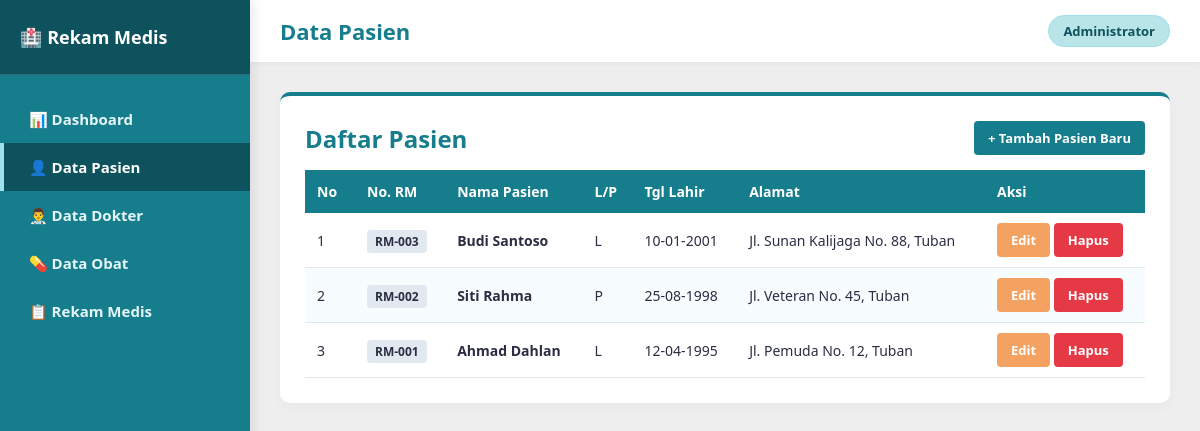
Screenshot of /pasien/index.php with the database file from the repository.
### tables this page shows
CREATE TABLE pasien (
    id_pasien INT AUTO_INCREMENT PRIMARY KEY,
    no_rm VARCHAR(20) NOT NULL,
    nama_pasien VARCHAR(100) NOT NULL,
    jenis_kelamin ENUM('L', 'P') NOT NULL,
    tanggal_lahir DATE NOT NULL,
    alamat TEXT NOT NULL
);

### pasien/index.php (the view, shortened to what this page needs)
<?php
include '../koneksi.php';
?>
<!DOCTYPE html>
<html lang="id">
<head>
    <link rel="stylesheet" href="../style.css">
</head>
<body>
    <aside class="sidebar">
        <div class="sidebar-header">
            <h2>🏥 Rekam Medis</h2>
        </div>
        <ul class="sidebar-menu">
            <li><a href="../index.php">📊 Dashboard</a></li>
            <li><a href="index.php" class="active">👤 Data Pasien</a></li>
            <li><a href="../dokter/index.php">👨‍⚕️ Data Dokter</a></li>
            <li><a href="../obat/index.php">💊 Data Obat</a></li>
            <li><a href="../rekam_medis/index.php">📋 Rekam Medis</a></li>
        </ul>
    </aside>
    <main class="main-content">
        <div class="top-bar">
            <h1>Data Pasien</h1>
            <span class="user-badge">Administrator</span>
        </div>
        <div class="card">
            <div style="display: flex; justify-content: space-between; align-items: center; margin-bottom: 15px;">
                <h2 style="border: none; margin: 0; padding: 0;">Daftar Pasien</h2>
                <a href="tambah.php" class="btn">+ Tambah Pasien Baru</a>
            </div>
            <table>
                <thead>
                    <tr>
                        <th style="width: 50px;">No</th>
                        <th>No. RM</th>
                        <th>Nama Pasien</th>
                        <th>L/P</th>
                        <th>Tgl Lahir</th>
                        <th>Alamat</th>
                        <th style="width: 160px;">Aksi</th>
                    </tr>
                </thead>
                <tbody>
                    <?php
                    $no = 1;
                    $query = mysqli_query($conn, "SELECT * FROM pasien ORDER BY id_pasien DESC");
                    if (mysqli_num_rows($query) > 0) {
                        while ($d = mysqli_fetch_assoc($query)) {
                    ?>
                    <tr>
                        <td><?= $no++ ?></td>
                        <td><span style="background: #e2e8f0; padding: 3px 8px; border-radius: 4px; font-weight: 600; font-size: 12px;"><?= $d['no_rm'] ?></span></td>
                        <td><b><?= $d['nama_pasien'] ?></b></td>
                        <td><?= $d['jenis_kelamin'] ?></td>
                        <td><?= date('d-m-Y', strtotime($d['tanggal_lahir'])) ?></td>
                        <td><?= $d['alamat'] ?></td>
                        <td>
                            <a href="edit.php?id=<?= $d['id_pasien'] ?>" class="btn btn-warning">Edit</a>
                            <a href="hapus.php?id=<?= $d['id_pasien'] ?>" onclick="return confirm('Yakin ingin menghapus data pasien ini?')" class="btn btn-danger">Hapus</a>
                        </td>
                    </tr>
                    <?php
                        }
                    } else {
                        echo "<tr><td colspan='7' style='text-align:center;'>Belum ada data pasien.</td></tr>";
                    }
                    ?>
                </tbody>
            </table>
        </div>
    </main>
</body>
</html>

### style.css (style rules this page uses)
:root { --primary: #167D8D; --primary-dark: #0E525D; --secondary: #A0E0EF; --accent-light: #B9E4E8; --light-bg: #EEEEEE; --card-bg: #ffffff; --text-color: #2b2d42; --danger: #e63946; --warning: #f4a261; --sidebar-width: 250px; }
* { box-sizing: border-box; }
body { font-family: 'Segoe UI', Tahoma, Geneva, Verdana, sans-serif; background-color: var(--light-bg); color: var(--text-color); margin: 0; padding: 0; display: flex; min-height: 100vh; }
.sidebar { width: var(--sidebar-width); background-color: var(--primary); color: white; position: fixed; top: 0; bottom: 0; left: 0; display: flex; flex-direction: column; box-shadow: 4px 0 10px rgba(0,0,0,0.08); z-index: 100; }
.sidebar-header { padding: 25px 20px; background-color: var(--primary-dark); border-bottom: 1px solid rgba(255,255,255,0.15); }
.sidebar-header h2 { margin: 0; font-size: 18px; color: #ffffff; display: flex; align-items: center; gap: 10px; }
.sidebar-menu { list-style: none; padding: 20px 0; margin: 0; }
.sidebar-menu li a { display: flex; align-items: center; gap: 12px; padding: 14px 25px; color: #e5f6f8; text-decoration: none; font-weight: 600; font-size: 15px; transition: all 0.3s ease; border-left: 4px solid transparent; }
.sidebar-menu li a:hover, .sidebar-menu li a.active { background-color: var(--primary-dark); color: #ffffff; border-left-color: var(--secondary); }
.main-content { margin-left: var(--sidebar-width); flex: 1; padding: 30px; }
.top-bar { background: white; padding: 15px 30px; margin: -30px -30px 30px -30px; box-shadow: 0 2px 5px rgba(0,0,0,0.04); display: flex; justify-content: space-between; align-items: center; }
.top-bar h1 { margin: 0; font-size: 22px; color: var(--primary); }
.user-badge { background: var(--accent-light); color: var(--primary-dark); padding: 6px 14px; border-radius: 20px; font-weight: 600; font-size: 13px; border: 1px solid var(--secondary); }
.card { background: var(--card-bg); padding: 25px; border-radius: 10px; box-shadow: 0 4px 12px rgba(0,0,0,0.03); margin-bottom: 25px; border-top: 4px solid var(--primary); }
.card h2 { margin-top: 0; color: var(--primary); }
table { width: 100%; border-collapse: collapse; margin-top: 15px; }
table th { background-color: var(--primary); color: white; padding: 12px; text-align: left; font-size: 14px; }
table td { padding: 10px 12px; border-bottom: 1px solid #e2e8f0; font-size: 14px; }
table tr:nth-child(even) { background-color: #f7fcfe; }
.btn { display: inline-block; padding: 8px 14px; background-color: var(--primary); color: white; border: none; border-radius: 4px; cursor: pointer; text-decoration: none; font-size: 13px; font-weight: 600; transition: 0.2s; }
.btn-warning { background-color: var(--warning); color: #ffffff; }
.btn-danger { background-color: var(--danger); }

### rows the page displays
pasien: no_rm "RM-003", nama_pasien "Budi Santoso", jenis_kelamin "L", tanggal_lahir "10-01-2001", alamat "Jl. Sunan Kalijaga No. 88, Tuban"
pasien: no_rm "RM-002", nama_pasien "Siti Rahma", jenis_kelamin "P", tanggal_lahir "25-08-1998", alamat "Jl. Veteran No. 45, Tuban"
pasien: no_rm "RM-001", nama_pasien "Ahmad Dahlan", jenis_kelamin "L", tanggal_lahir "12-04-1995", alamat "Jl. Pemuda No. 12, Tuban"
